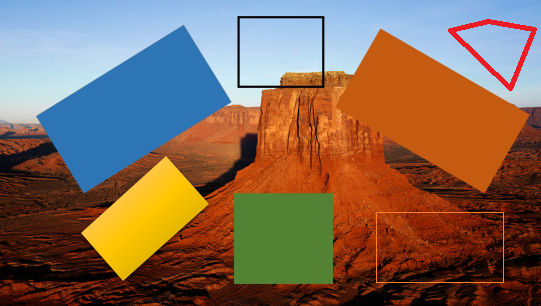
#> input picture images/Target14.bmp, 541 x 306 px, found by its file name
$ python test27.py
#> lines starting #> are read from the running program, lines starting #| are printed output that depends on the picture
#coding=utf-8
#!/usr/bin/python3
# 2017.11.08 23:40:15 CST
# 2017.11.09 01:35:43 CST

import cv2
## 读取图片
img = cv2.imread("./images/Target14.bmp",0)
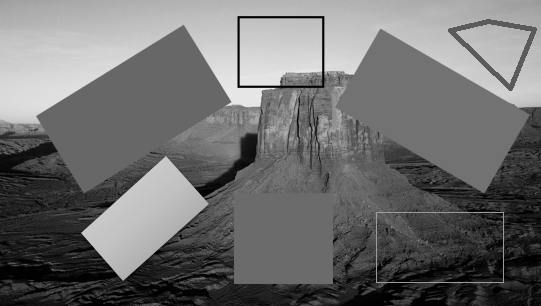
#> img: shape (306, 541); min 0, max 236, mean 110.2

## 分别进行 铅笔画、风格化、细节增强、边缘保持等处理
#dst1_gray, dst1_color = cv2.pencilSketch(img, sigma_s = 50, sigma_r = 0.15, shade_factor = 0.04)
dst2 = cv2.stylization(img, sigma_s = 50, sigma_r = 0.15)
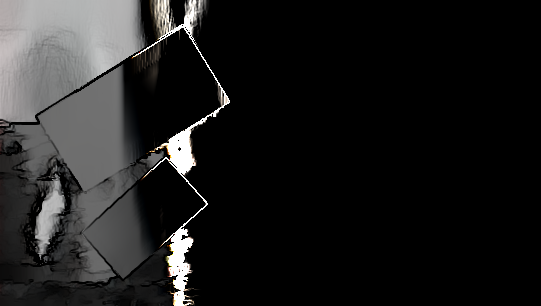
#> dst2: shape (306, 541, 3); mean of channels 0, 1, 2 29.8, 30, 30.2; drawn as B, G, R
#> (the run stopped early here; a loop or call above may not have finished)

$ run again, with images/Target12.bmp copied over images/Target14.bmp
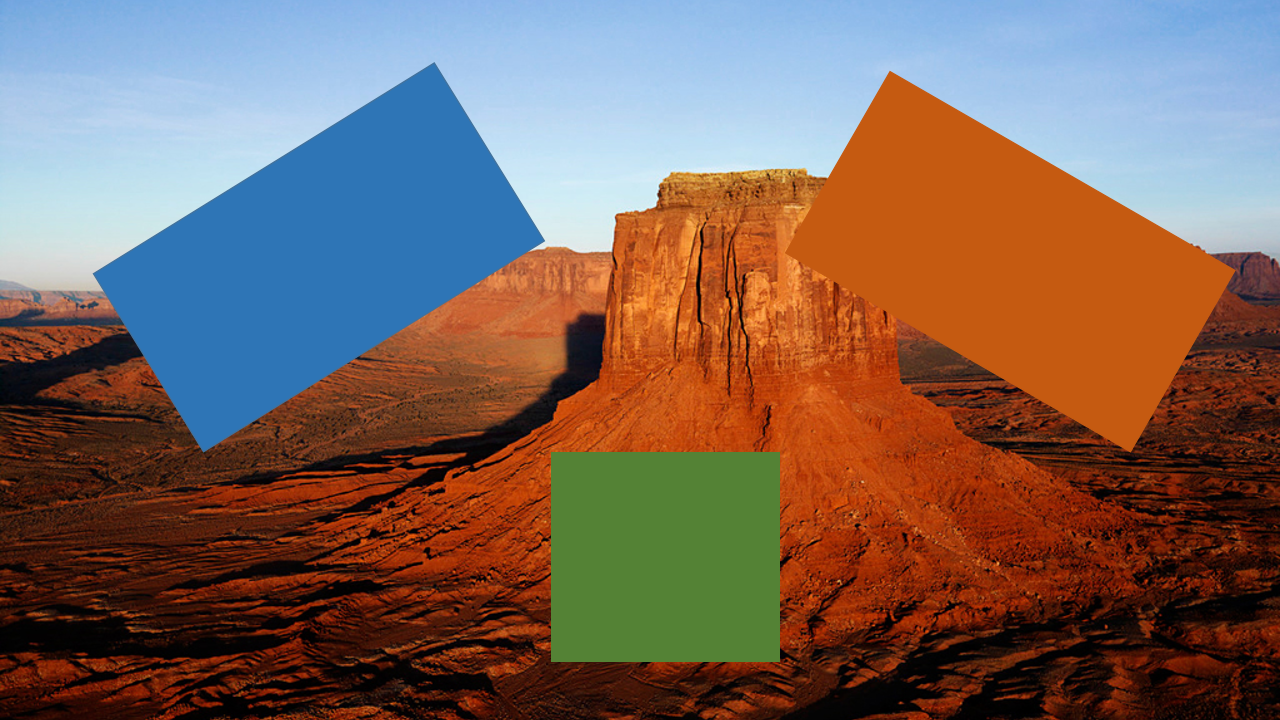
#> input picture images/Target12.bmp, 1280 x 720 px, found by its file name
#> `img = cv2.imread("./images/Target14.bmp",0)`:
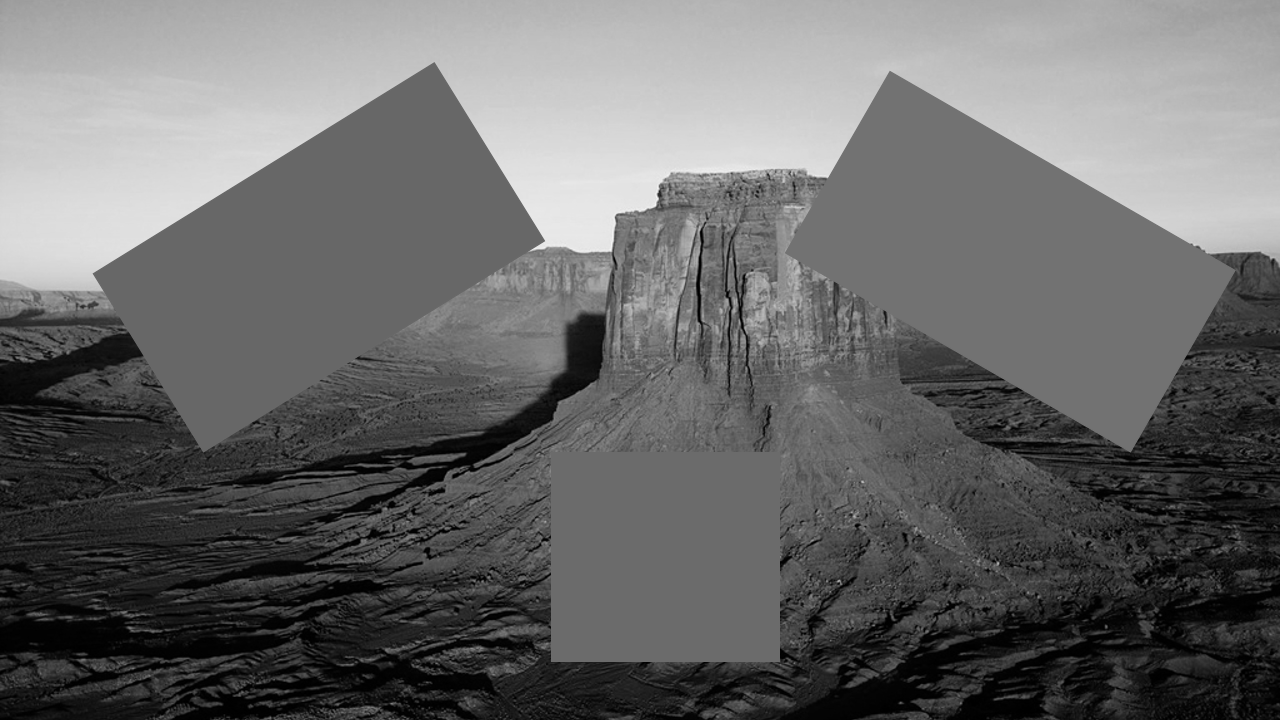
#> img: shape (720, 1280); min 0, max 246, mean 105
#> `dst2 = cv2.stylization(img, sigma_s = 50, sigma_r = 0.15)`:
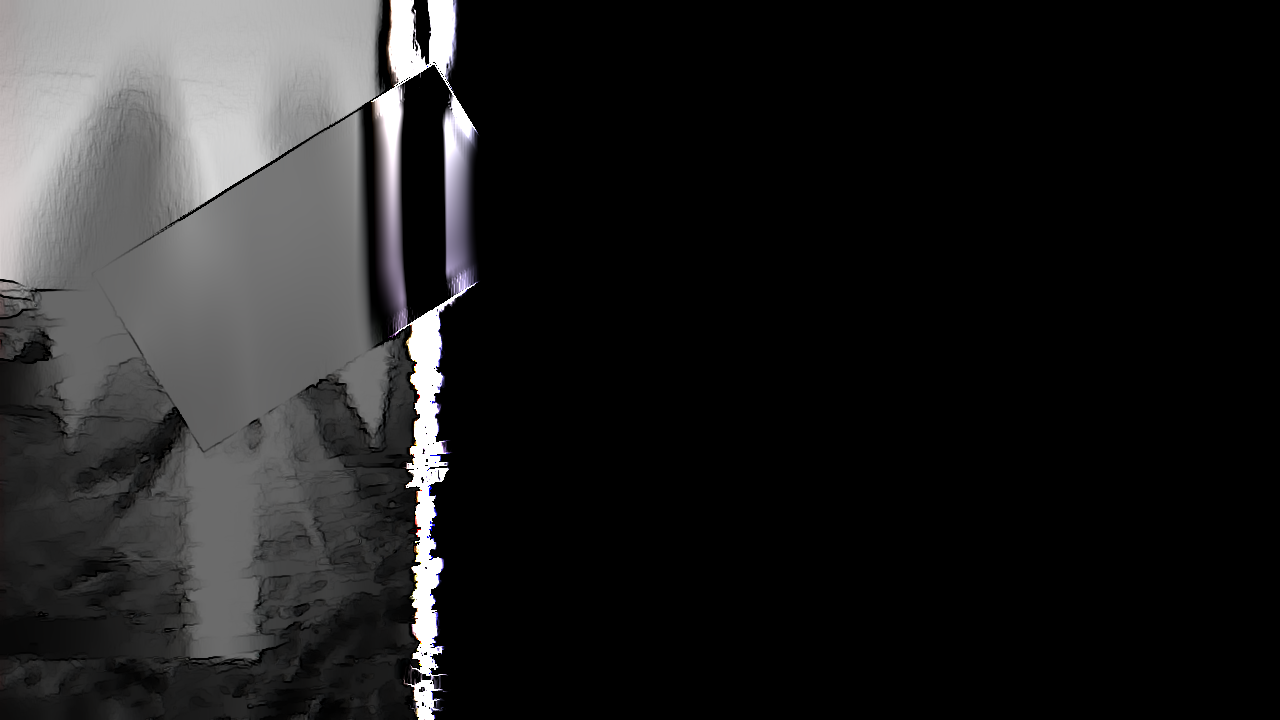
#> dst2: shape (720, 1280, 3); mean of channels 0, 1, 2 34.5, 34.3, 34.4; drawn as B, G, R
